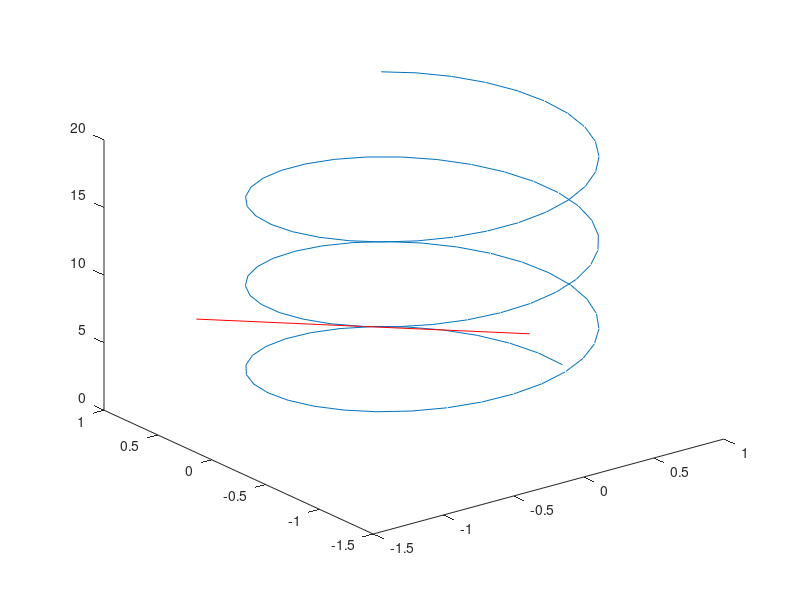

The MATLAB source for this figure: (Note: this script raises an error after producing the figure.)
%% касатальная к пространственной кривой в точке t = 10 
clear
t = 0:0.2:20;
x = cos(t);
y = sin(t);
z = t;
plot3(x, y, z);
hold on
xd = -sin(10);
yd = cos(10);
zd = 1;
d1 = [cos(10) - xd cos(10) + xd];
d2 = [sin(10) - yd sin(10) + yd];
d3 = [9 11];
line(d1, d2, d3, 'Color', 'red');
plot3(cos(10), sin(10), 10,'rO');
%% нормаль к поверхности (в точках от параметров r=pi,b=pi)
clear
r=linspace(-2*pi, 2*pi, 100);
betta = linspace(-2*pi, 2*pi, 100);
[R, B] = meshgrid(r, betta);
p = 1;
X = R.*cos(B);
Y = R.*sin(B);
Z = R.^2 / (2*p);
mesh(X, Y, Z);
hold on
t = -1:0.02:1;
xd = (t*(pi*pi))+pi;
yd = t*0;
zd = pi*pi/2 + t*pi;
plot3(xd, yd, zd);
%% 1
clear
a=1;
b=2;
c=2;
d=1;
x = linspace(-1,1,100);
y = linspace(-1,1,100);
[X,Y] = meshgrid(x, y);
Z = (a*X + b*Y + d)/c;
mesh(X, Y, Z);
%% 2a
clear
a = 1;
y= -10:0.5:10;
x= -10:0.5:10;
[X, Y] = meshgrid(x, y);
Z = a*sin(sqrt(X.^2+Y.^2))./sqrt(X.^2+Y.^2);
plot3(X,Y,Z);
% mesh(X, Y, Z);
%% 2b
clear
y= -10:0.5:10;
x= -10:0.5:10;
[X, Y] = meshgrid(x, y);
Z = -X .* sin(X) - X.* cos(Y); 
% plot3(X,Y,Z);
mesh(X, Y, Z);
%% 3a
clear
a = 1;
y= -10:0.5:10;
x= -10:0.5:10;
[X, Y] = meshgrid(x, y);
Z = a.* X * exp(-X.^2-Y.^2);
% surf(X, Y, Z);
% surfc(X, Y, Z);
mesh(X, Y, Z);
%% 3b
clear
v = linspace(-2*pi, 2*pi, 100);
u = linspace(-2*pi, 2*pi, 100);
[V, U] = meshgrid(v, u);
a = 1;
c = 1;
X = a.*cosh(U).*cos(V);
Y = a.*cosh(U).*sin(V);
Z = c*sinh(U);
% surf(X, Y, Z);
% surfc(X, Y, Z);
mesh(X, Y, Z);
%% 3c
clear
r=linspace(-2*pi, 2*pi, 100);
betta = linspace(-2*pi, 2*pi, 100);
[R, B] = meshgrid(r, betta);
p = 1;
X = R.*cos(B);
Y = R.*sin(B);
Z = R.^2 / (2*p);
% surf(X, Y, Z);
% surfc(X, Y, Z);
mesh(X, Y, Z);
%% 3d
clear
v = linspace(-2*pi, 2*pi, 100);
u = linspace(-2*pi, 2*pi, 100);
[V, U] = meshgrid(v, u);
a = 1;
c = 1;
X = a.*sinh(U).*cos(V);
Y = a.*sinh(U).*sin(V);
Z = c*cosh(U);
% surf(X, Y, Z);
% surfc(X, Y, Z);
mesh(X, Y, Z);
hold on
mesh(X, Y, -Z);
%% 3e
clear
a=1;
b=1;
u = (-pi:0.05:pi)';
v = -2:0.05*pi:2;
X = a*u*cosh(v);
Y = b*u*sinh(v);
Z = u.^2*ones(size(v));
mesh(X,Y,Z);
% surf(X, Y, Z);
% surfc(X, Y, Z);
mesh(X, Y, Z);
%% 3f
clear
a=1;
u = linspace(-2, 2, 100);
v = linspace(-2, 2, 100);
[U, V] = meshgrid(u, v);
X = a*U.^2;
Y = 2*a*U;
Z = V;
mesh(X,Y,Z);
%%  3n
clear
a=1;
u = linspace(0, 2*pi, 100);
v = linspace(-0.5, 0.5, 100);
[U, V] = meshgrid(u, v);
X = (1.+V.*cos(0.5*U)).*cos(U);
Y = (1.+V.*cos(0.5*U)).*sin(U);
Z = V.*sin(0.5*U);
plot3(X, Y, Z);
% mesh(X,Y,Z);
%% 4
a = 2*pi;
[X, Y] = meshgrid(-1:0.01:1,-1:0.01:1);
R =sqrt(X.^2+Y.^2);
f = (2*besselj(1,a*R(:))./R(:)).^2;
mesh(X,Y,reshape(f,size(X)));
%% 5
t=0:0.1:9*pi;
x=sin(0.3*t);
y=cos(0.3*t);
plot3(x,y,t)
hold on
x1=sin(0.3*t);
y1=cos(0.3*t);
plot3(-x1,-y1,t)
for i = 1:28
    X = [sin(0.3*i), -sin(0.3*i)];
    Y = [cos(0.3*i), -cos(0.3*i)];
    Z = [i+0.1, i+0.1];
    line(X,Y,Z);
end
%% 6
clear
v = linspace(-pi, pi, 100);
u = linspace(-pi, pi, 100);
[V, U] = meshgrid(v, u);
a = 1;
b = 1;
c = 1;
X = a*cosh(V).*cos(U);
Y = b*cosh(V).*sin(U);
Z = c*sinh(V);
mesh(X, Y, Z);